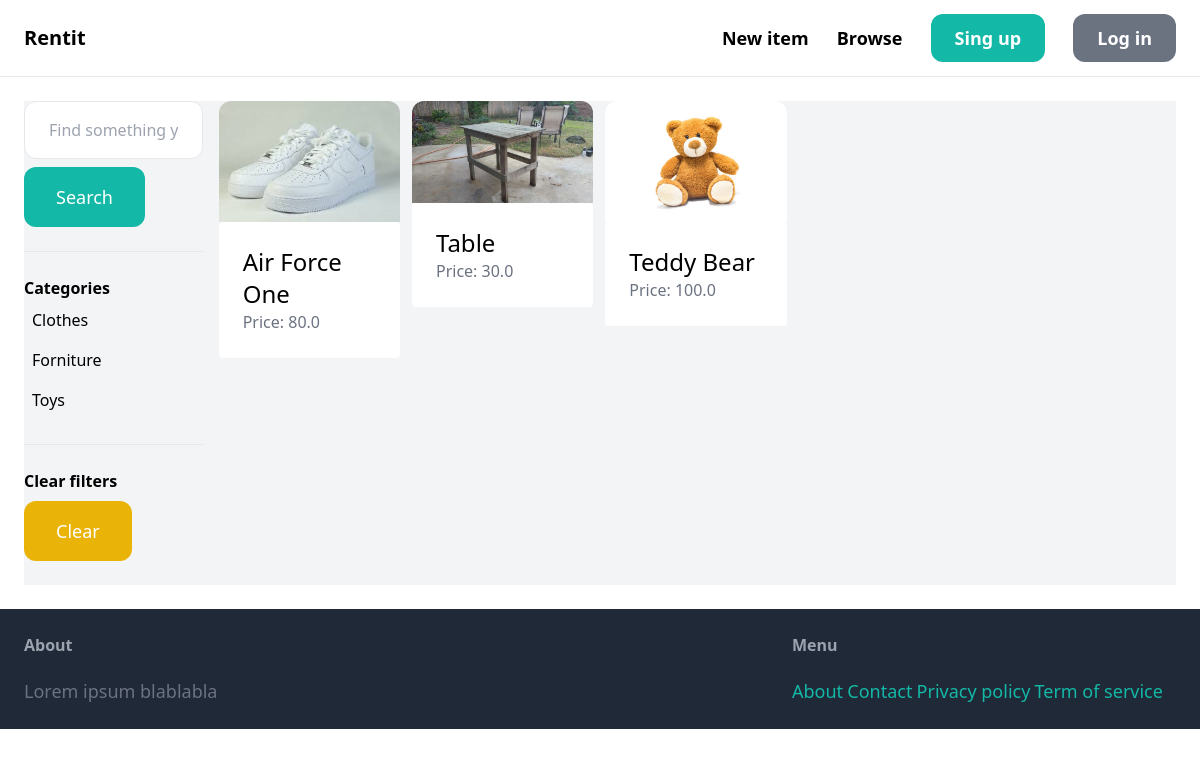
The app's page /items/, older data.
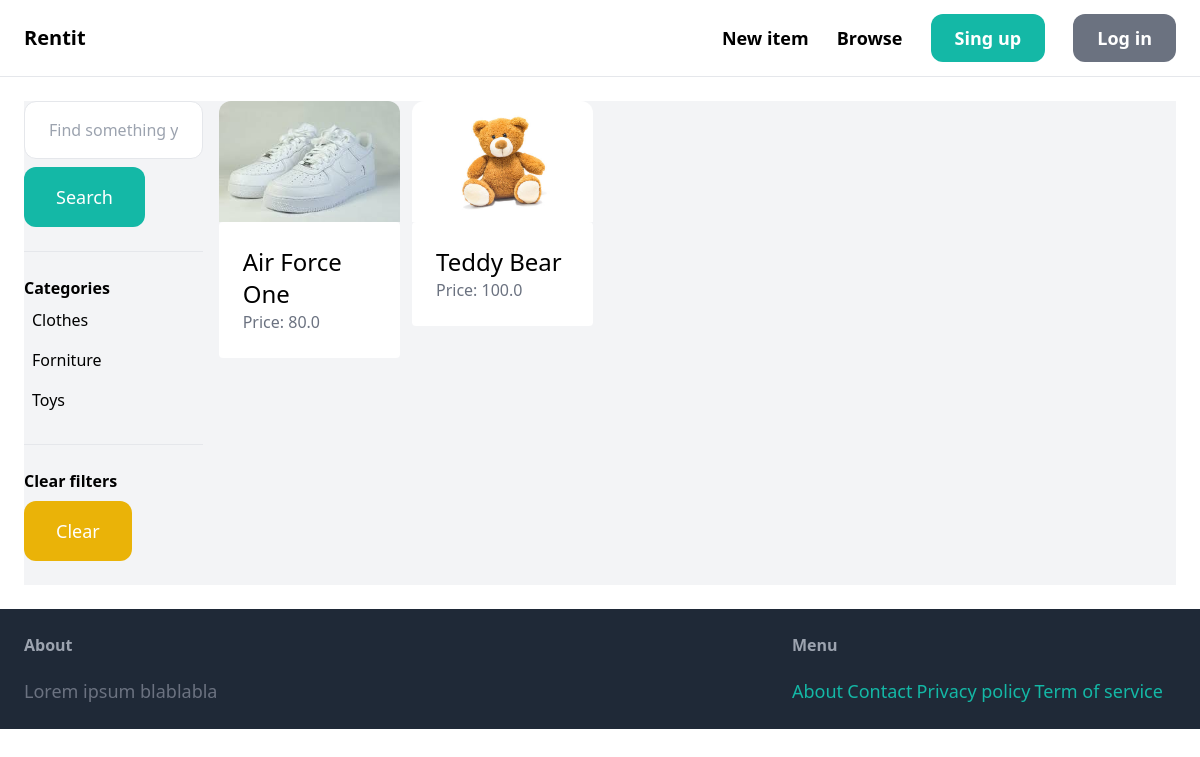
The same page, newer data.
### item/models.py (models this page shows, shortened)
class Category(models.Model):
    name = models.CharField(max_length=255)
    class Meta:
        ordering = ('name',) #it's used to order the items by name
        verbose_name_plural = 'Categories'

class Item(models.Model):
    category = models.ForeignKey(Category, related_name='items', on_delete=models.CASCADE)
    name = models.CharField(max_length=255)
    description = models.TextField(blank=True, null=True)
    price = models.FloatField()
    image = models.ImageField(upload_to='item_images', blank=True, null=True)
    is_sold = models.BooleanField(default=False)
    created_by = models.ForeignKey(User, related_name='items', on_delete=models.CASCADE) #on_delete is used to say that if the user has been deleted, delete every item he created
    created_at = models.DateTimeField(auto_now_add=True)
    class Meta:
        ordering = ('name',) #it's used to order the items by name

### item/views.py (the view)
# urls.py: path('', views.items, name='items'),
def items(request):
    query = request.GET.get('query','')
    items = Item.objects.filter(is_sold=False)
    category_id = request.GET.get('category', 0)
    categories = Category.objects.all()
    if category_id:
        items = items.filter(category_id=category_id)
    if query:
        items = items.filter(Q(name__icontains=query) | Q(description__icontains=query))
    return render(request, 'item/items.html', {
        'items': items,
        'query': query,
        'categories': categories,
        'category_id': int(category_id),
    })

### item/templates/item/items.html (shortened to what this page needs)
{% extends 'core/base.html' %}
{% block content %}
<div class="pb-6 grid grid-cols-6 gap-4 bg-gray-100">
    <div class="col-span-1">
        <form method="get" action="{% url 'item:items' %}">
            <input name="query" class="w-full py-4 px-6 border rounded-xl" type="text" value="{{ query }}" placeholder="Find something you need!">
            <button class="mt-2 py-4 px-8 text-lg bg-teal-500 text-white rounded-xl">Search</button>
        </form>
        <hr class="my-6">
        <p class="font-semibold">Categories</p>
        <ul>
            {% for category in categories %}
                <li class="py-2 px-2 rounded-xl {% if category.id == category_id %} bg-gray-200 {% endif %}">
                    <a href="{% url 'item:items' %}?query={{ query }}&category={{ category.id }}">{{ category.name }}</a>
                </li>
            {% endfor %}
        </ul>
        <hr class="my-6">
        <p class="font-semibold">Clear filters</p>
        <ul>
            <li><a href="{% url 'item:items' %}" class="mt-2 py-4 px-8 inline-block bg-yellow-500 text-lg rounded-xl text-white">Clear</a></li>
        </ul>
    </div>
    <div class="col-span-3">
        <div class="grid grid-cols-3 gap-3">
            {% for item in items %}
                <div>
                    <a href="{% url 'item:detail' item.id %}">
                        <div>
                            <img src="{{ item.image.url }}" class="rounded-t-xl">
                        </div>
                        <div class="p-6 bg-white rounded -b-xl">
                            <h2 class="text-2xl">{{ item.name }}</h2>
                            <p class="text-gray-500">Price: {{item.price}}</p>
                        </div>
                    </a>
                </div>
            {% endfor %}
        </div>
    </div>
</div>
{% endblock %}

Row changes from the older to the newer data that the page shows:
no longer on this page (row edited): Item: image (picture), name "Table", price "30.0"
